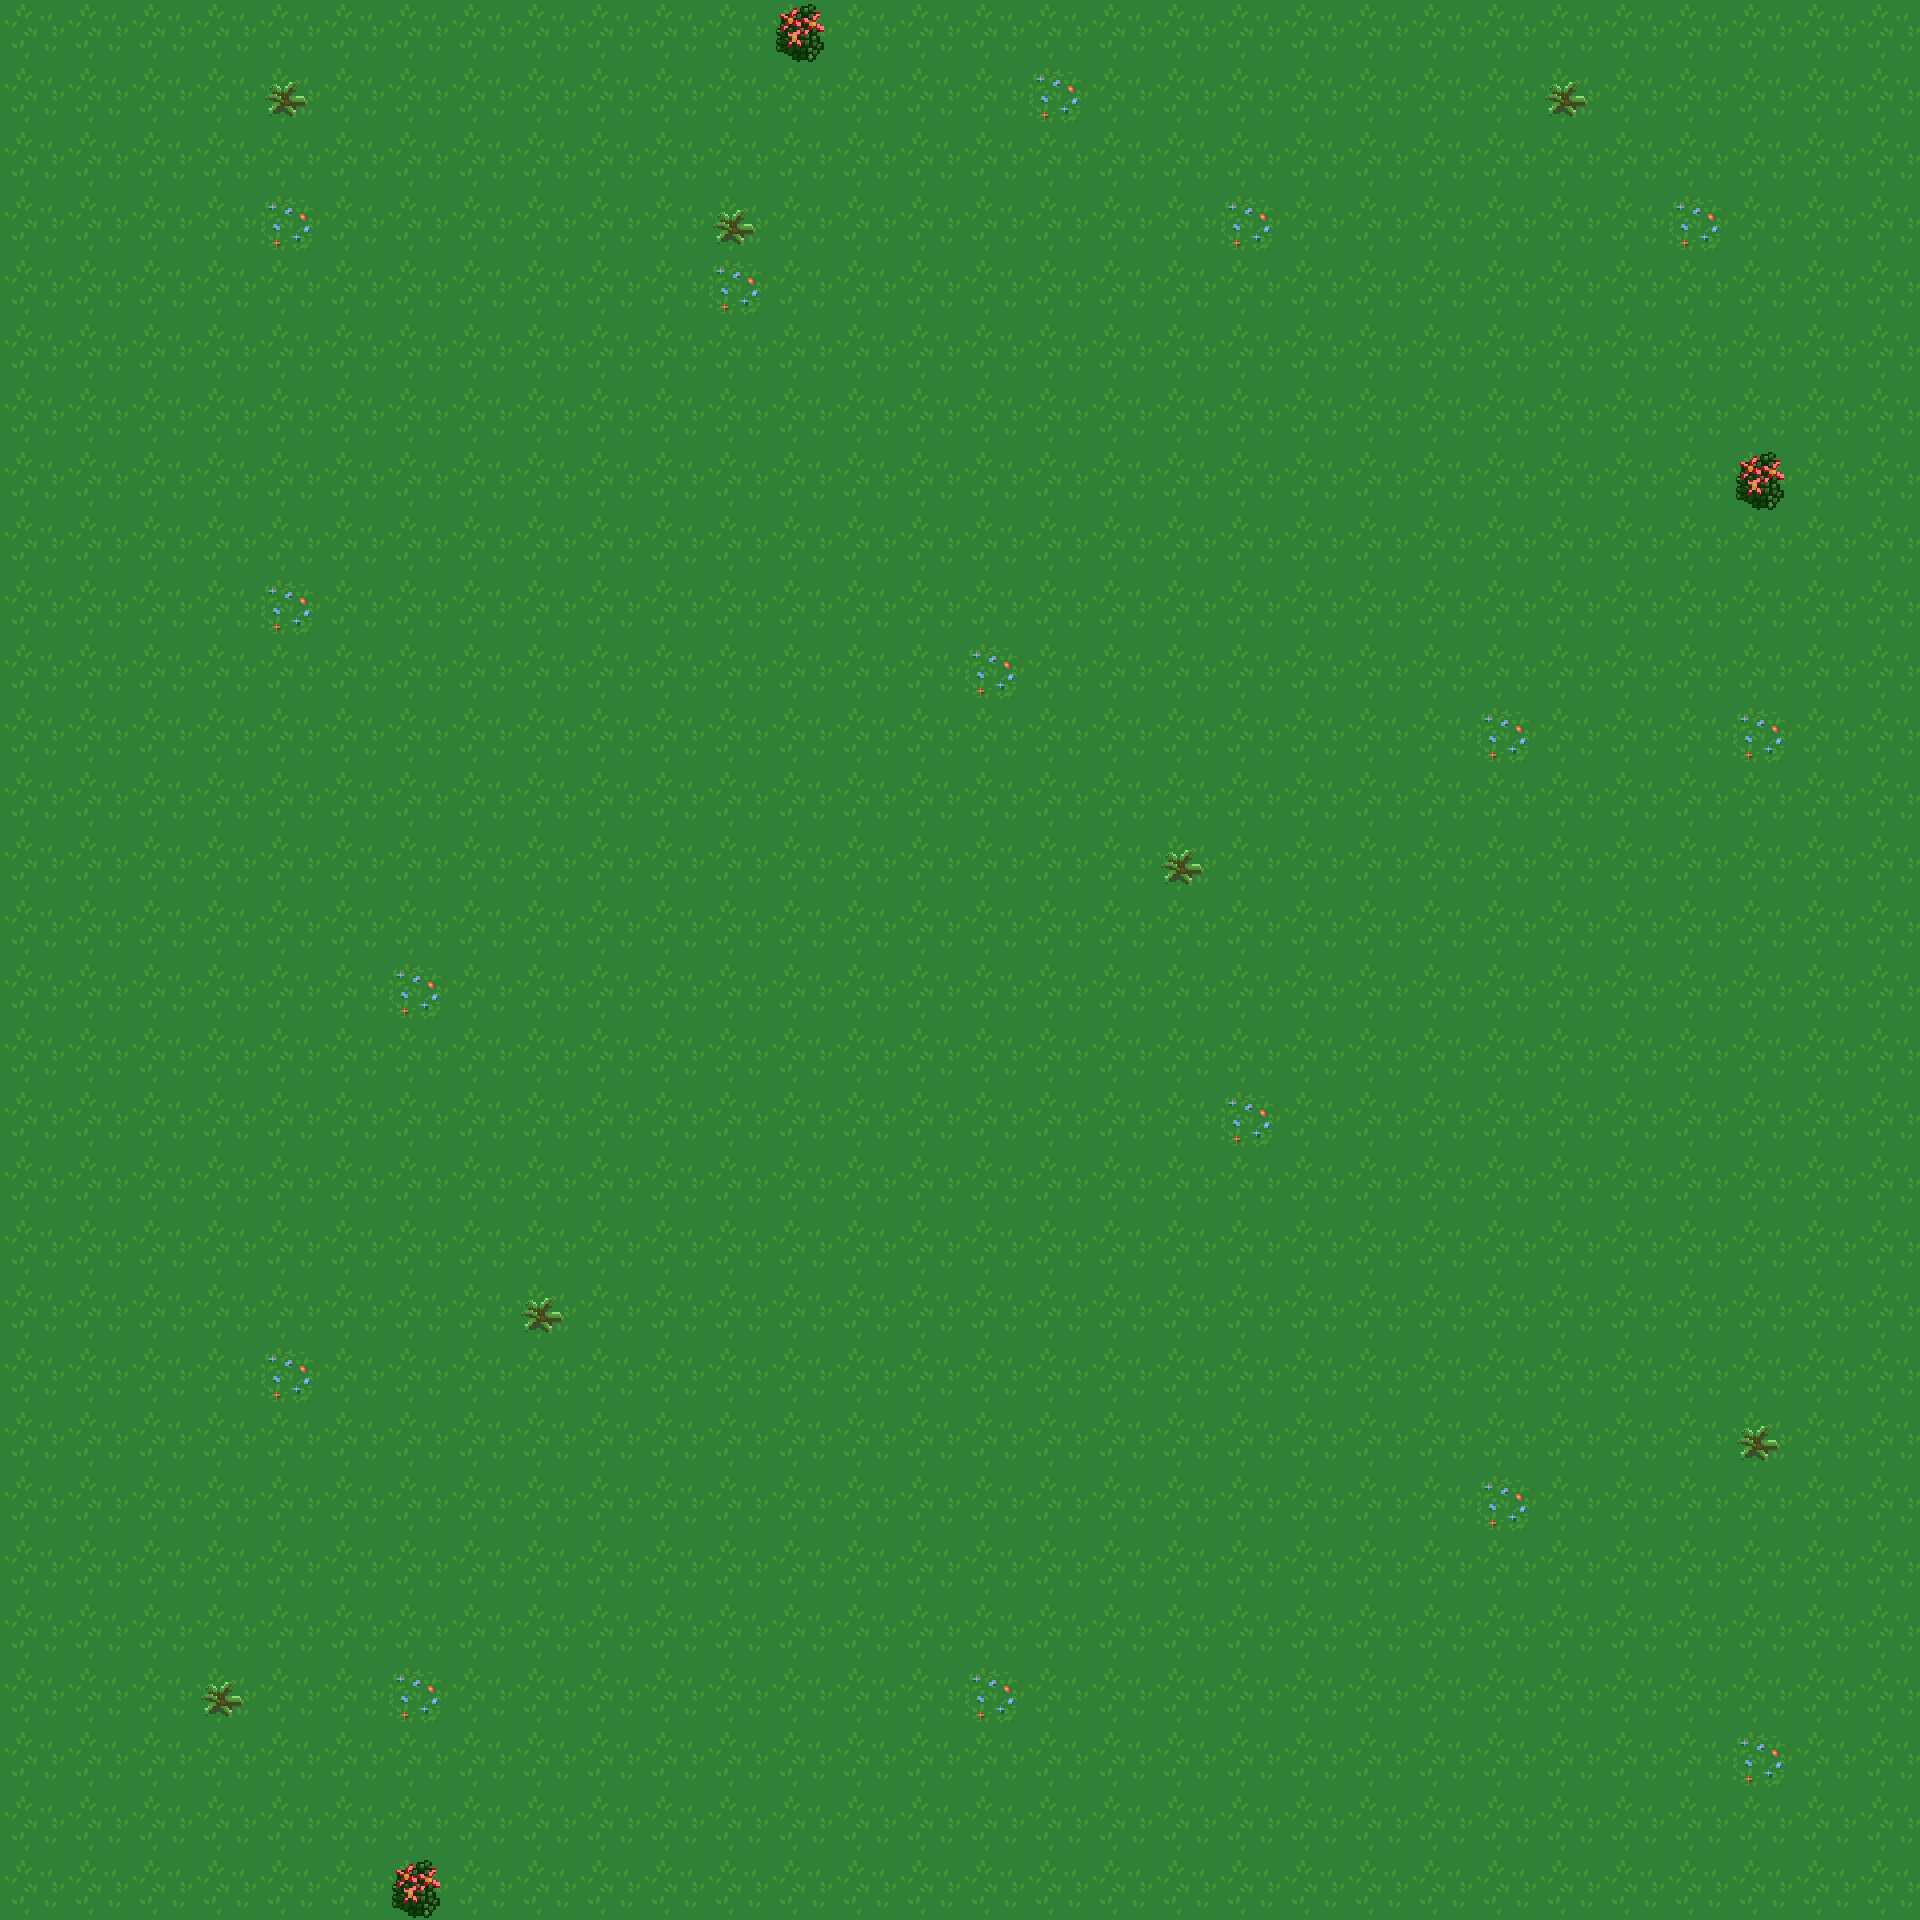

A 2D game scene composited from a Tiled map and its tileset images. What follows is a short description and the map's XML, with each tile layer's data collapsed to a summary:
An orthogonal 30x30 tile map with 64x64 px tiles, 2 tile layers (grama, matas pequeñas).

<map version="1.2" tiledversion="1.2.1" orientation="orthogonal" renderorder="right-down" width="30" height="30" tilewidth="64" tileheight="64" infinite="0" nextlayerid="3" nextobjectid="1">
 <tileset firstgid="1" source="bosque.tsx" />
 <layer id="1" name="grama" width="30" height="30">
  <data>[900 cells, 900 non-empty, 1 distinct tile ids]</data>
 </layer>
 <layer id="2" name="matas pequeñas" width="30" height="30">
  <data>[900 cells, 26 non-empty, 3 distinct tile ids]</data>
 </layer>
</map>
